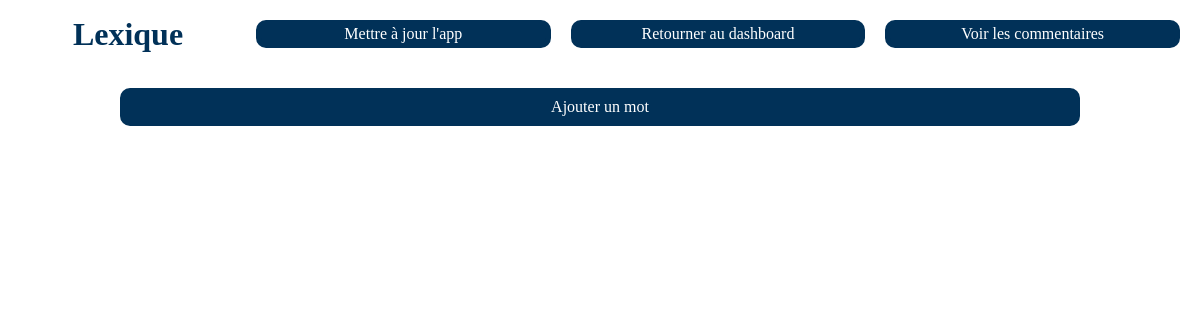
Before: /viewLexique.php with the older database file.
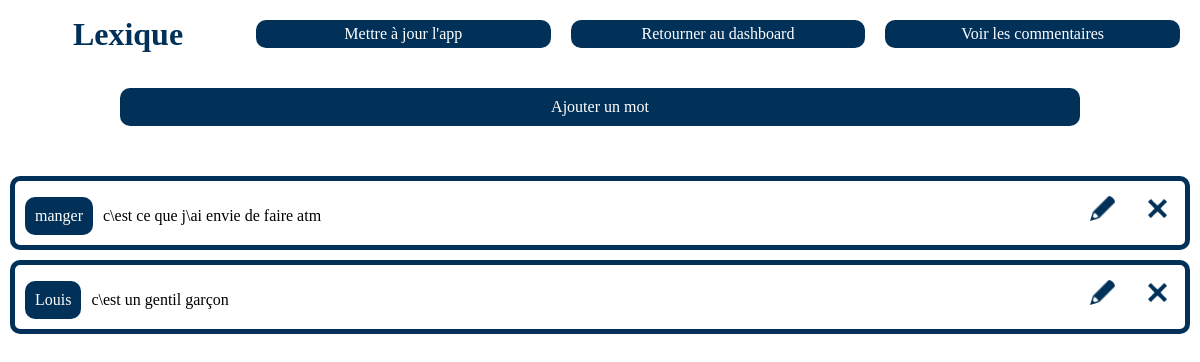
After: the same page with the newer database file.
### tables this page shows
CREATE TABLE "Mots"
(
	idMot INTEGER
		primary key autoincrement,
	mot VARCHAR(50) not null,
	definition VARCHAR(280) not null
);

### class/Db.php (called while the page is built, shortened)
<?php
class Db {
    public $pdo;
    function __construct(){
        try{
            $this->pdo = new PDO('sqlite:'.__DIR__.'/../database/database.db' );
        }catch(PDOException $e){
            echo $e->getMessage();
        }
    }
    public function getAllMots(){
        $sth = $this->pdo->prepare("SELECT * FROM Mots");
        $sth->execute();
        return $sth->fetchAll();
    }
}

### viewLexique.php (the view, shortened to what this page needs)
<!DOCTYPE html>
<html lang="fr">
<head>
    <link href="css/style.css" rel="stylesheet">
</head>
<?php include "class/Db.php";
include "class/Popup.php"?>
<body>
<div class="h1Button">
    <h1 class="h1DataBase">Lexique</h1>
    <div class="buttonsDataBase">
        <a href="api.php">Mettre à jour l'app</a>
        <a href="index.php">Retourner au dashboard</a>
        <a href="viewRates.php">Voir les commentaires</a>
    </div>
</div>
<div class="buttonAdd btModal">Ajouter un mot</div>
<?php $db = new Db();
$popup = new Popup();
$allMots = $db->getAllMots();
foreach ($allMots as $mot){
    echo "
        <div class='divCommentaire mainColor'>
            <p class='mot'>".$mot['mot']."</p>
            <p class='messageCommentaire'>".$mot["definition"]. "</p>
            <div class='buttonsForm'>
                <div class='button btModal'><img src='img/edit_mainColor.png'></div>
                " .$popup->modalUpdateWord($mot['mot'], $mot['definition']). "
                <div class='button btModal'><img src='img/delete_mainColor.png'></div>
                " .$popup->modalSuppr("mainColor", "Supprimer le mot " . $mot['mot'] . " ?", $mot['mot'], "Mot")."
            </div>
        </div>";
}?>
</body>
</html>

Changed rows visible on the page:
added mots: mot "manger", definition "c\\est ce que j\\ai envie de faire atm"
added mots: mot "Louis", definition "c\\est un gentil garçon"
